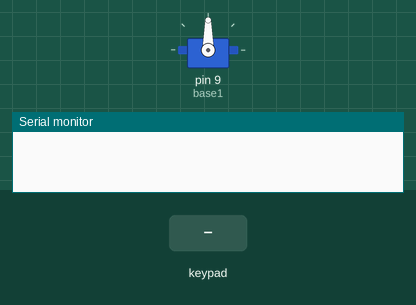
A sketch run on a simulated Arduino Uno, built with avr-gcc and run on an emulated ATmega328P. Parts: servo, the last lines printed to the serial monitor. The test bench sets the inputs (shaded band).

Above: at 1.2 s.
1.3 s: key 'L' pressed
At 1.47 s:
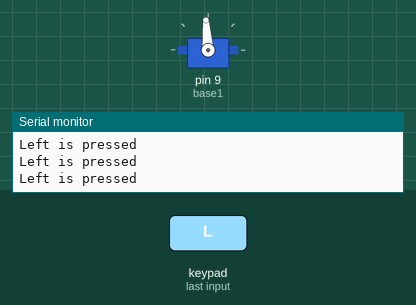
4.3 s: key 'L' pressed
At 6.1 s:
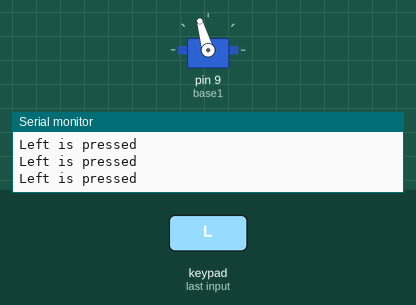
7.3 s: key 'R' pressed
At 7.47 s:
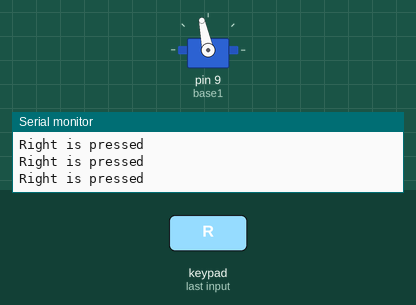
Timing chart, 0 to 10.3 s (numbered marks = the images above; inputs shaded):
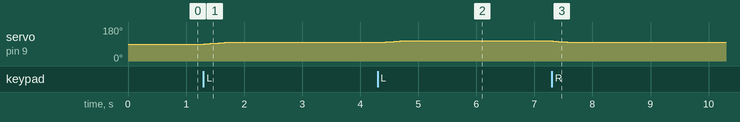

The sketch:

PS2X_Servo.ino
```cpp
#include <PS2X_lib.h>
#include <Servo.h>
PS2X ps2x;
Servo base1;

int error = 0;
byte type = 0;
byte vibrate = 0;
int base1_angle = 90;

void setup(){
  Serial.begin(9600);
  error = ps2x.config_gamepad(13,11,10,12,true,true);
  base1.attach(9);
  base1.write(90);
}

void loop(){
  if(error == 1) return;
  //no controller found
  if(type == 2)return;
  // Guitar Hero Controller
  else{
    ps2x.read_gamepad(false,vibrate);
    vibrate = ps2x.Analog(PSAB_BLUE);

    if(ps2x.Button(PSB_PAD_LEFT)){
      RotateLeft();
      Serial.println("Left is pressed");
    }

    if(ps2x.Button(PSB_PAD_RIGHT)){
       RotateRight();
      Serial.println("Right is pressed");
    }
     base1.write(base1_angle);
  }
  delay(50);
}

void RotateLeft(){
  if(base1_angle>179)
    base1_angle = 179;
  if(base1_angle<1)
    base1_angle = 1;
  else
    base1_angle = base1_angle + 1;
}
void RotateRight(){
   if(base1_angle>179)
    base1_angle = 179;
  if(base1_angle<1)
    base1_angle = 1;
  else
    base1_angle = base1_angle - 1;
}
```

Measured:
- after the input at 1.3 s, servo on pin 9 (base1): 90° → 98° at once
- after the input at 4.3 s, servo on pin 9 (base1): 98° → 106° at once
- after the input at 7.3 s, servo on pin 9 (base1): 106° → 98° at once
